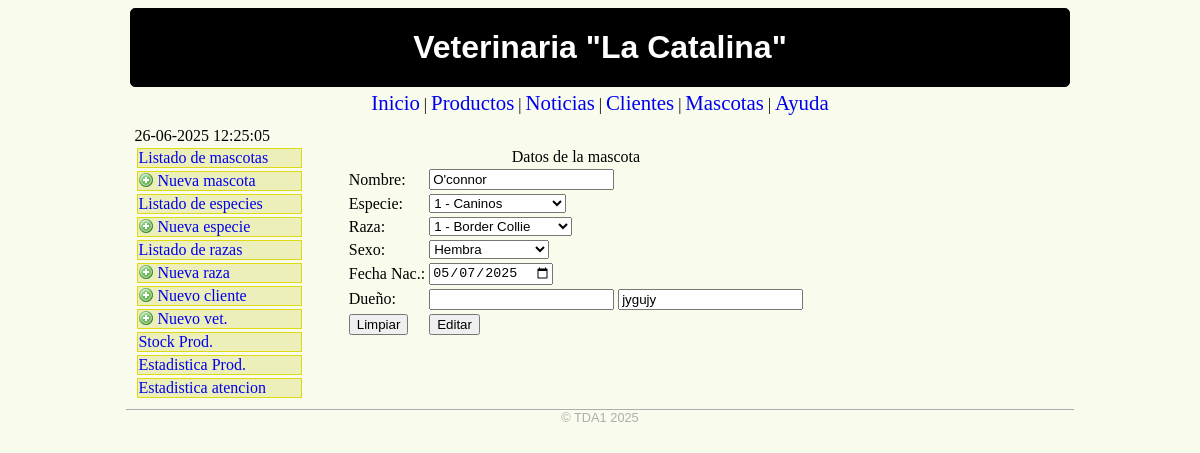
Before: /veterinaria/mascotas-editar.php?masid=1 with the older database file.
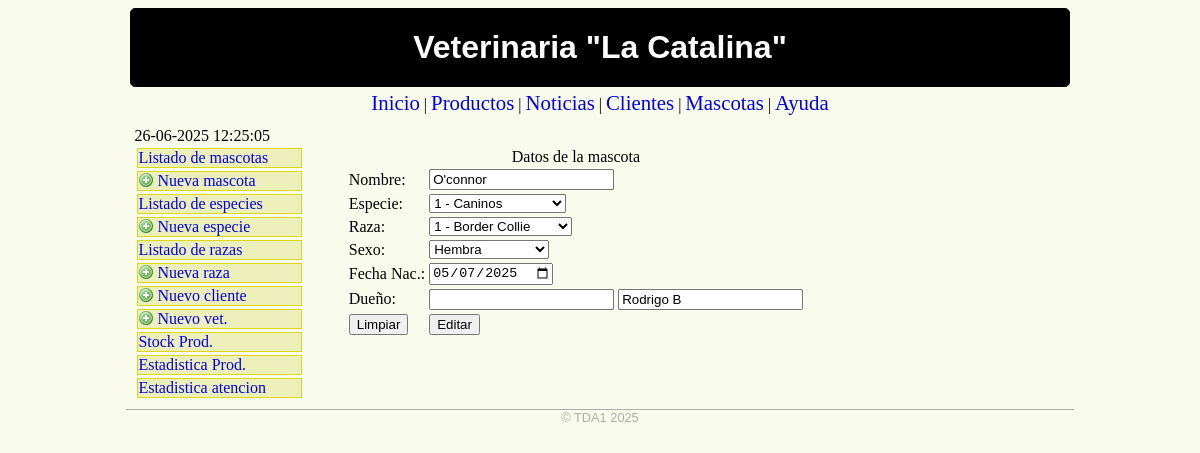
After: the same page with the newer database file.
### tables this page shows
CREATE TABLE `mascotas` (
  `masid` int(11) NOT NULL,
  `masnombre` varchar(50) NOT NULL,
  `masespecie` int(11) NOT NULL,
  `masraza` int(11) NOT NULL,
  `massexo` varchar(1) NOT NULL,
  `masfechanac` date NOT NULL,
  `maspropietario` varchar(100) NOT NULL
);

### veterinaria/mascotas-editar.php (the view, shortened to what this page needs)
<?php
require('./db.php');
if($_GET){
	$masid = $_GET['masid'];
	$masid = mysqli_real_escape_string($conn,$masid);
	$sql = "SELECT * FROM mascotas WHERE masid='".$masid."'";
	$resultado = mysqli_query($conn,$sql);
	while($row = mysqli_fetch_array($resultado, MYSQLI_ASSOC)){
		$petname = $row['masnombre'];
		$petspecie = $row['masespecie'];
		$petrace = $row['masraza'];
		$petsex = $row['massexo'];
		$petdob = $row['masfechanac'];
		$petownername = $row['maspropietario'];
	}
}
?>
<html>
<head>
<link href='./estilo-diagramacion.css' rel='stylesheet' type='text/css'>
</head>
<body>
<div class='contenedor'>
	<header>
	<a href='/'>Veterinaria "La Catalina"</a>
	</header>
	<nav>
	<?php include('menu-superior.php'); ?>
	</nav>
	<section>
	<?php include('menu-lateral.php'); ?>
	</section>
<article>
<form action='<?php echo $_SERVER['PHP_SELF']; ?>' method='POST'>
	<table>
	<caption>Datos de la mascota</caption>
	<tr>
	<td>Nombre:</td>
	<td><input type='text' name='petname' id='petname' value='<?php echo htmlentities($petname); ?>' autofocus required></td>
	</tr>
	<tr>
	<td>Especie:</td>
	<td>
	<select name='petspecie' id='petspecie'>
	<?php
	$sql = "SELECT * FROM especies";
	$result = mysqli_query($conn, $sql);
	while($row = mysqli_fetch_array($result, MYSQLI_ASSOC)){
		$selected = "";
		if($row['espid'] == $petspecie){ $selected = " selected";}
		echo "<option value='".$row['espid']."'".$selected.">";
		echo $row['espid']." - ".$row['espnombre']."</option>\n";
}
	?>
	</select>
	</td>
	</tr>
	<tr>
	<td>Raza:</td>
	<td>
	<select name='petrace' id='petrace'>
	<?php
	$sql = "SELECT * FROM razas ORDER BY razespecie";
	$result = mysqli_query($conn, $sql);
	while($row = mysqli_fetch_array($result, MYSQLI_ASSOC)){
		$selected = "";
		if($row['razid'] == $petrace){ $selected = " selected";}
		echo "<option value='".$row['razid']."'".$selected.">";
		echo $row['razid']." - ".$row['raznombre']."</option>\n";
}
	?>
	</select>
	</td>
	</tr>
	<tr>
	<td>Sexo:</td>
	<td>
	<select name='petsex' id='petsex'>
	<option value="H" <?php if($petsex=="H"){ echo " selected";} ?>>Hembra</option>
	</select>
	</td>
	</tr>
	<tr>
	<td>Fecha Nac.:</td>
	<td><input type='date' name='petdob' id='petdob' value='<?php echo $petdob; ?>' required></td>
	</tr>
	<tr>
	<td>Dueño:</td>
	<td>
	<input type='text' name='petowner' id='petowner' readonly>
	<input type='text' name='petownername' id='petownername' value='<?php echo $petownername; ?>'required>
	</td>
	</tr>
	<tr>
	<td><button type='reset'>Limpiar</button></td>
	<td><button type='submit'>Editar</button></td>
	</tr>
	</table>
</form>
</article>
<footer>
	&copy; TDA1 2025
</footer>
</div>
</body>
</html>

Changed rows visible on the page:
changed mascotas "O'connor": petownername "jygujy" → "Rodrigo B"
